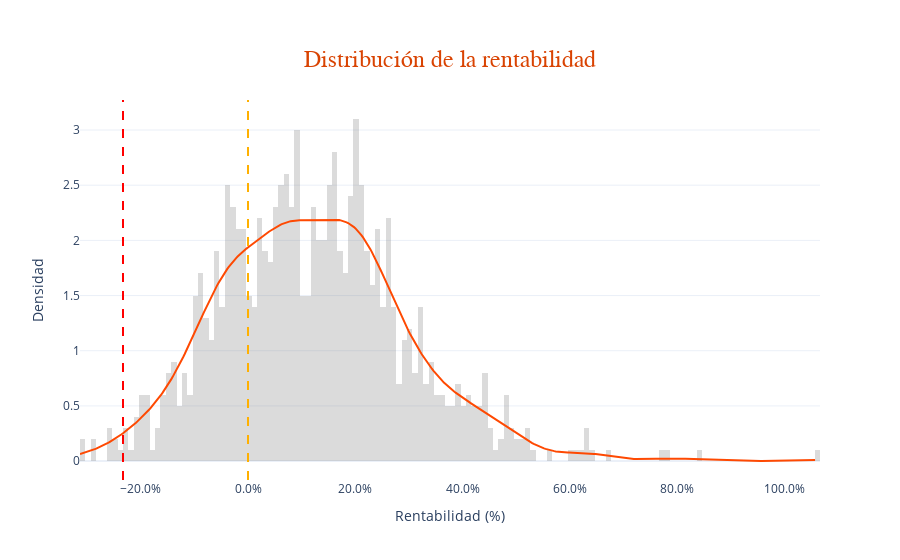

Write notebook code for a chart like this one.
### Markdown cell above
## Distribución de retornos

### Code cell
import plotly.figure_factory as ff

def histogram(s0, volatilidad, delta_t, media, semanas, confianza):
    percentil = 100 - confianza

    np.random.seed(42)
    df_sim = sim_caminos(s0, volatilidad, delta_t, media, semanas)

    distr_retornos = (df_sim.iloc[:, -1] - s0) / s0  # Corrige s_0 → s0 para mantener consistencia

    hist = ff.create_distplot(
        [distr_retornos.tolist()], 
        group_labels=["Distribución de Retornos"], 
        bin_size=0.01, 
        show_hist=True, 
        show_rug=False,
        colors=["#FE4902"]  # Color de la línea de densidad
    )

    # Configurar el layout
    hist.update_layout(
        title={
            'text': "Distribución de la rentabilidad",
            'x': 0.5,  # Centrar el título
            'xanchor': 'center',
            'yanchor': 'top'
        },
        title_font=dict(  # ❌ Corregido "itle_font" → ✅ "title_font"
            family="MiFuente",  # Tipo de letra
            size=24,  # Tamaño del título
            color="#D94302"  # Color del título
        ),
        xaxis_title="Rentabilidad (%)",
        yaxis_title="Densidad",
        template="plotly_white",
        showlegend=False
    )

    # Personalizar el color de las barras del histograma
    hist.update_traces(marker=dict(color="rgba(128, 128, 128, 0.4)"), selector=dict(type="histogram"))

    # Formatear eje X como porcentaje
    hist.update_xaxes(tickformat="0.01%")

    # Agregar línea vertical amarilla punteada en x=0
    hist.add_vline(
        x=0, 
        line=dict(color="#FFB000", width=2, dash="dash")
    )

    # Agregar línea vertical roja punteada en el percentil
    hist.add_vline(
        x=np.percentile(distr_retornos, percentil), 
        line=dict(color="red", width=2, dash="dash")
    )

    return hist

# Llamada a la función
hist = histogram(s_0, sigma, dt, mu, 52, 99)
hist.show()

### Figure 1 — Plotly figure (JSON) as saved in the notebook; plotly's stock layout.template omitted (floating-point values rounded to 4 significant figures; data arrays with more than 128 entries replaced by an {"elided": "..."} marker saying what was removed)
{"data": [{"autobinx": false, "histnorm": "probability density", "legendgroup": "Distribución de Retornos", "marker": {"color": "rgba(128, 128, 128, 0.4)"}, "name": "Distribución de Retornos", "opacity": 0.7, "type": "histogram", "x": {"elided": "1000 float values"}, "xaxis": "x", "xbins": {"end": 1.06, "size": 0.01, "start": -0.3133}, "yaxis": "y"}, {"legendgroup": "Distribución de Retornos", "marker": {"color": "#FE4902"}, "mode": "lines", "name": "Distribución de Retornos", "showlegend": false, "type": "scatter", "x": {"elided": "500 float values"}, "xaxis": "x", "y": {"elided": "500 float values"}, "yaxis": "y"}], "layout": {"barmode": "overlay", "hovermode": "closest", "legend": {"traceorder": "reversed"}, "shapes": [{"line": {"color": "#FFB000", "dash": "dash", "width": 2}, "type": "line", "x0": 0, "x1": 0, "xref": "x", "y0": 0, "y1": 1, "yref": "y domain"}, {"line": {"color": "red", "dash": "dash", "width": 2}, "type": "line", "x0": -0.2331, "x1": -0.2331, "xref": "x", "y0": 0, "y1": 1, "yref": "y domain"}], "showlegend": false, "title": {"font": {"color": "#D94302", "family": "MiFuente", "size": 24}, "text": "Distribución de la rentabilidad", "x": 0.5, "xanchor": "center", "yanchor": "top"}, "xaxis": {"anchor": "y2", "domain": [0, 1], "tickformat": "0.01%", "title": {"text": "Rentabilidad (%)"}, "zeroline": false}, "yaxis": {"anchor": "free", "domain": [0, 1], "position": 0, "title": {"text": "Densidad"}}}}
